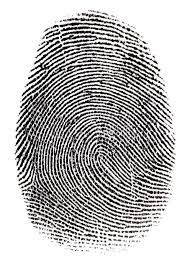
#> input picture SEC10/fingerprint.jpg, 190 x 265 px
$ python flan.py
#> lines starting #> are read from the running program, lines starting #| are printed output that depends on the picture
import cv2
img1= cv2.imread('fingerprint.jpg')
#> img1 is the input picture: shape (265, 190, 3); mean B, G, R 184.3, 184.6, 185.3
img2= cv2.imread('fingerwithnoise.png')
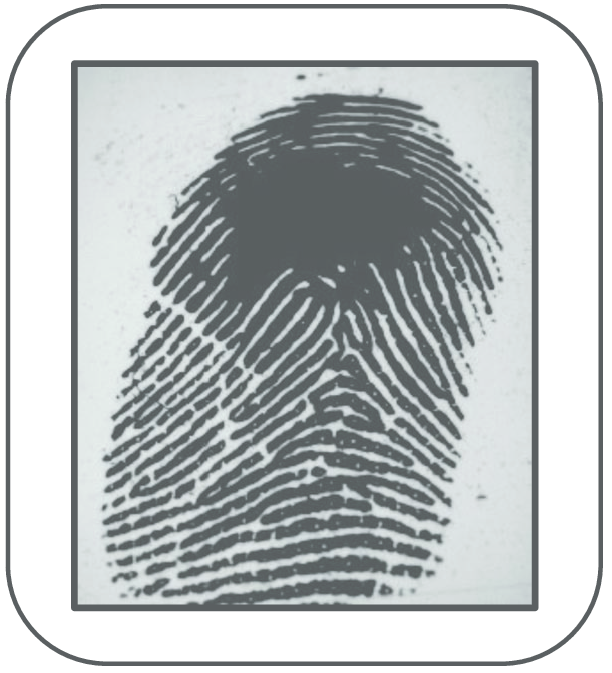
#> input picture SEC10/fingerwithnoise.png, 612 x 673 px
#> img2 is the input picture: shape (673, 612, 3); mean B, G, R 194.1, 193.5, 189.1
sift = cv2.SIFT_create()
kp1, des1= sift.detectAndCompute(img1, None)
#> kp1 = 281 keypoints; strongest (x, y, size): (128, 29, 2), (112, 40, 1.9), (145, 48, 1.9), (55, 26, 1.9)
kp2, des2 = sift.detectAndCompute(img2, None)
#> kp2 = 1877 keypoints; strongest (x, y, size): (75, 606, 7.1), (75, 65, 7.1), (76, 606, 7.5), (488, 310, 5.5)
index_params=dict(algorithm=0)
search_param = dict()
flann  = cv2.FlannBasedMatcher(index_params, search_param)
matches = flann.knnMatch(des1, des2, k=2)
#> matches = 281 matches
result = cv2.drawMatchesKnn(img1,kp1,img2, kp2,matches, None)
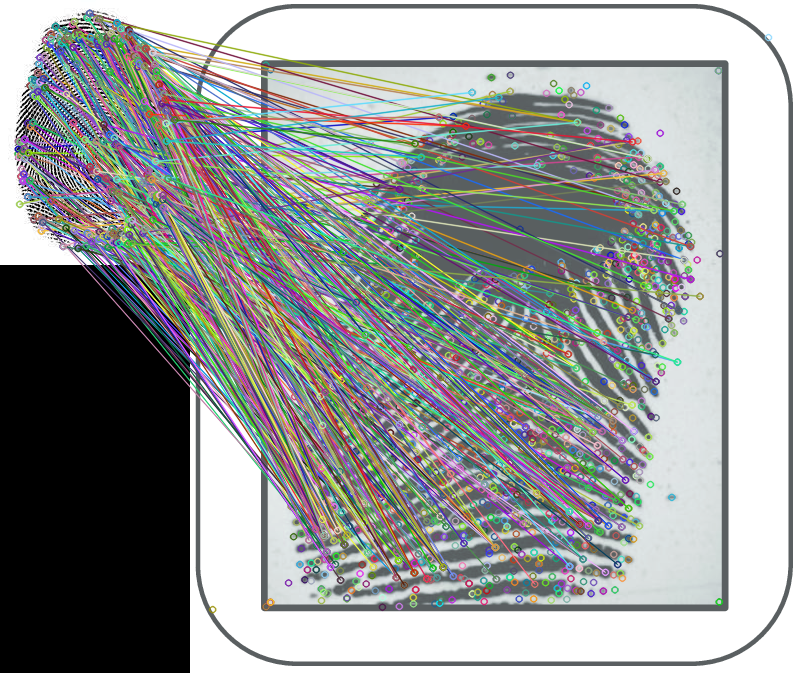
#> result: shape (673, 802, 3); mean B, G, R 152.4, 153.1, 150.5
cv2.imshow("img1", img1)
cv2.imshow("img2", img2)
cv2.imshow("result", result)
cv2.waitKey()
cv2.destroyAllWindows()
